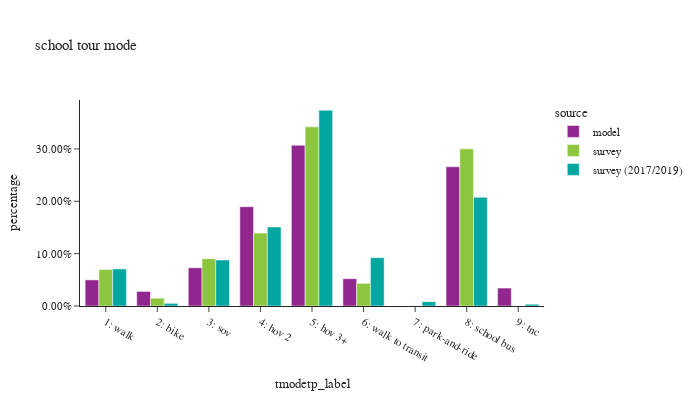

Notebook source saved alongside this figure:
### Code cell
df_plot = sc_tour.groupby(['source','tmodetp_label'])['toexpfac'].sum().reset_index()
df_plot['percentage'] = df_plot.groupby(['source'], group_keys=False)['toexpfac']. \
    apply(lambda x: x / float(x.sum()))

df_plot_ct = sc_tour.groupby(['source','tmodetp_label'])['toexpfac'].count().reset_index(). \
    rename(columns={'toexpfac':'sample count'})
df_plot = df_plot.merge(df_plot_ct, on=['source','tmodetp_label'])

fig = px.bar(df_plot.sort_values(by=['source']), x="tmodetp_label", y="percentage", color="source",
             barmode="group",hover_data=['sample count'],title="school tour mode")
fig.update_layout(height=400, width=700, font=dict(size=11),
                  xaxis = dict(dtick = 1, categoryorder='category ascending'),
                  yaxis=dict(tickformat=".2%"))
fig.show()

### Figure 1 — Plotly figure (JSON) as saved in the notebook; plotly's stock layout.template omitted (floating-point values rounded to 4 significant figures)
{"data": [{"alignmentgroup": "True", "customdata": [[36106], [20210], [52857], [137408], [222478], [37775], [192638], [24828]], "hovertemplate": "source=model<br>tmodetp_label=%{x}<br>percentage=%{y}<br>sample count=%{customdata[0]}<extra></extra>", "legendgroup": "model", "marker": {"color": "#91268F", "pattern": {"shape": ""}}, "name": "model", "offsetgroup": "model", "orientation": "v", "showlegend": true, "textposition": "auto", "type": "bar", "x": ["1: walk", "2: bike", "3: sov", "4: hov 2", "5: hov 3+", "6: walk to transit", "8: school bus", "9: tnc"], "xaxis": "x", "y": [0.04985, 0.0279, 0.07298, 0.1897, 0.3072, 0.05215, 0.266, 0.03428], "yaxis": "y"}, {"alignmentgroup": "True", "customdata": [[156], [55], [201], [96], [46], [26], [71]], "hovertemplate": "source=survey<br>tmodetp_label=%{x}<br>percentage=%{y}<br>sample count=%{customdata[0]}<extra></extra>", "legendgroup": "survey", "marker": {"color": "#8CC63E", "pattern": {"shape": ""}}, "name": "survey", "offsetgroup": "survey", "orientation": "v", "showlegend": true, "textposition": "auto", "type": "bar", "x": ["8: school bus", "6: walk to transit", "5: hov 3+", "4: hov 2", "3: sov", "2: bike", "1: walk"], "xaxis": "x", "y": [0.3002, 0.04317, 0.3422, 0.1393, 0.0904, 0.0149, 0.06982], "yaxis": "y"}, {"alignmentgroup": "True", "customdata": [[190], [37], [114], [284], [449], [288], [3], [250], [12]], "hovertemplate": "source=survey (2017/2019)<br>tmodetp_label=%{x}<br>percentage=%{y}<br>sample count=%{customdata[0]}<extra></extra>", "legendgroup": "survey (2017/2019)", "marker": {"color": "#00A7A0", "pattern": {"shape": ""}}, "name": "survey (2017/2019)", "offsetgroup": "survey (2017/2019)", "orientation": "v", "showlegend": true, "textposition": "auto", "type": "bar", "x": ["1: walk", "2: bike", "3: sov", "4: hov 2", "5: hov 3+", "6: walk to transit", "7: park-and-ride", "8: school bus", "9: tnc"], "xaxis": "x", "y": [0.0708, 0.005047, 0.08779, 0.1509, 0.3738, 0.09229, 0.008288, 0.2076, 0.003447], "yaxis": "y"}], "layout": {"barmode": "group", "font": {"size": 11}, "height": 400, "legend": {"title": {"text": "source"}, "tracegroupgap": 0}, "title": {"text": "school tour mode"}, "width": 700, "xaxis": {"anchor": "y", "categoryorder": "category ascending", "domain": [0.0, 1.0], "dtick": 1, "title": {"text": "tmodetp_label"}}, "yaxis": {"anchor": "x", "domain": [0.0, 1.0], "tickformat": ".2%", "title": {"text": "percentage"}}}}
